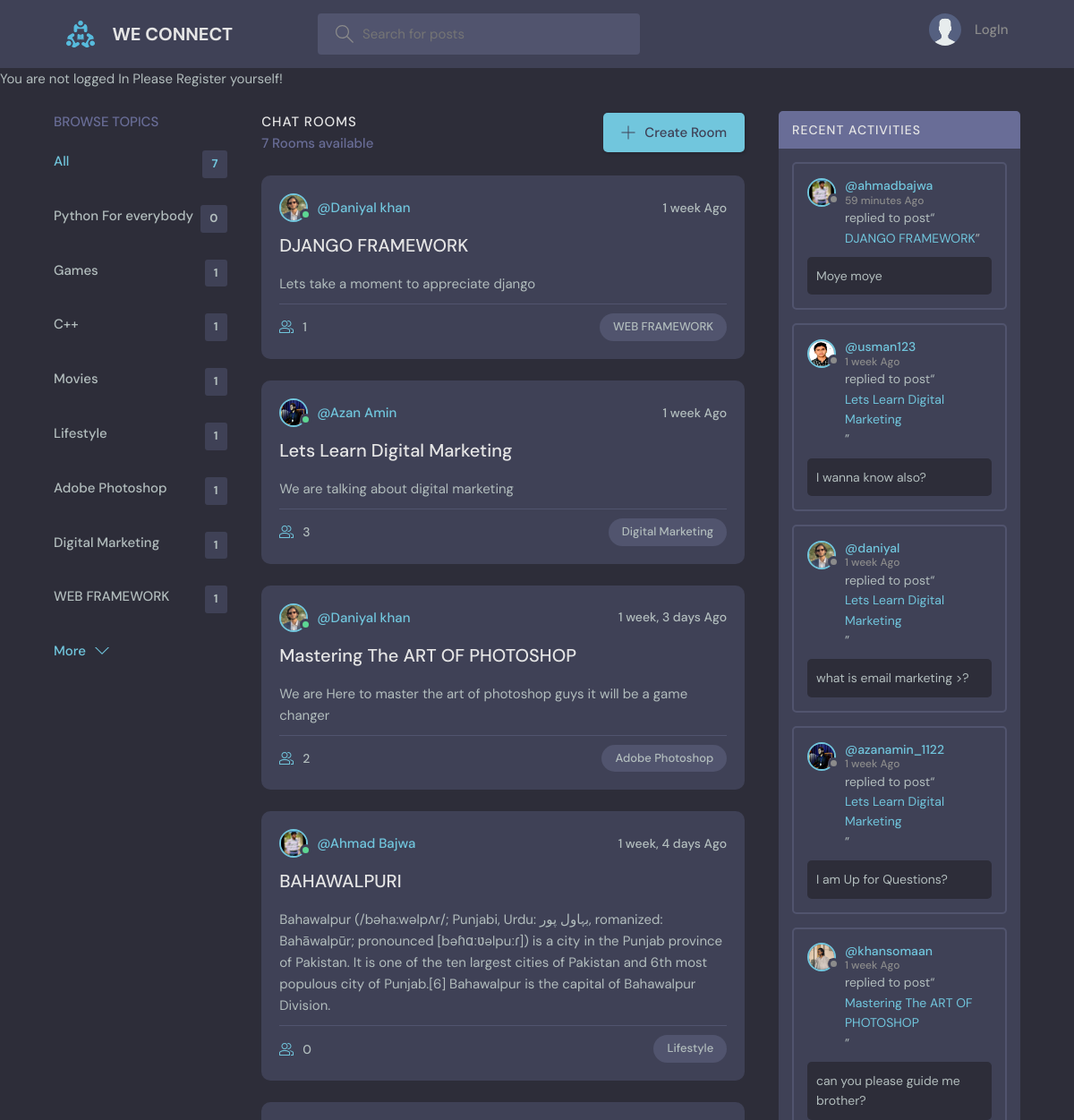
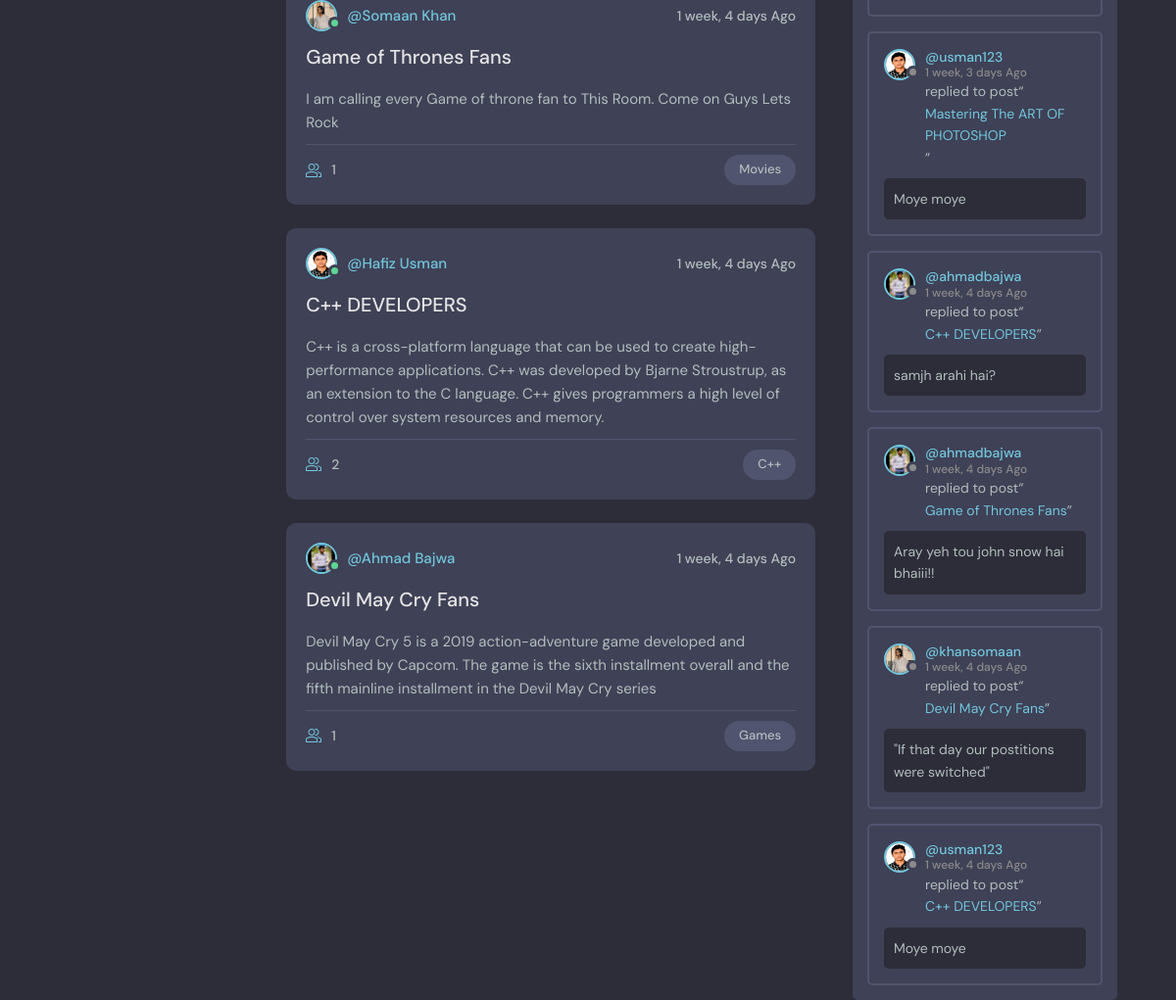
The page / on the database its author committed (2 pictures, top to bottom).
### chat/models.py (models this page shows, shortened)
class Topic(models.Model):
    name = models.CharField(max_length=200)
    def __str__(self):
        return self.name

class room(models.Model):
    host = models.ForeignKey(User,on_delete=models.SET_NULL,null=True)
    topic = models.ForeignKey(Topic,on_delete=models.SET_NULL,null=True)
    name = models.CharField(max_length=200)
    description = models.TextField(null=True,blank=True)
    participants = models.ManyToManyField(User,related_name='participants',blank=True)
    updated = models.DateTimeField(auto_now=True)
    created = models.DateTimeField(auto_now_add=True)
    def __str__(self):
        return self.name
    class Meta:
        ordering = ['-created','-updated']

class User(AbstractUser):
    name = models.CharField(max_length=200,null=True)
    email = models.EmailField(unique=True,null=True)
    bio = models.TextField(null=True)
    avatar = models.ImageField(null=True,default='avatar.svg')
    USERNAME_FIELD = 'email'
    REQUIRED_FIELDS = []

class Messages(models.Model):
    user = models.ForeignKey(User,on_delete=models.CASCADE)
    Room = models.ForeignKey(room,on_delete=models.CASCADE)
    body = models.TextField(null=True)
    updated = models.DateTimeField(auto_now=True)
    created = models.DateTimeField(auto_now_add=True)
    class Meta:
        ordering = ['-updated','created']

### chat/views.py (the view)
# urls.py: path('',views.home,name = 'home'),
def home(request):
    page = 'page'
    members = User.objects.all()
    total_rooms = room.objects.count()
    if request.user not in members:
        messages.error(request,"You are not logged In Please Register yourself!")
    q = request.GET.get('q') if request.GET.get('q') != None  else ''
    room_messages = Messages.objects.filter(Q(Room__topic__name__icontains=q))
    rooms = room.objects.filter(Q(topic__name__icontains=q) | Q(name__icontains=q) | Q(description__icontains=q))
    room_count = rooms.count()
    topics = Topic.objects.all()
    ctx = {'rooms':rooms,'topics':topics,"room_count":room_count,
           'room_messages':room_messages,'total_rooms':total_rooms,'page':page
           }
    return render(request,'chat/home.html',context=ctx)

### chat/templates/chat/home.html
{% extends 'base.html' %}
{% block content %}
    <main class="layout layout--3">
      <div class="container">
          <div class="topics">
        {% include 'chat/topic_component.html' %}
          </div>
          <div class="roomList">
        {% include 'chat/feed_component.html' %}
          </div>
        <div class="activities">
        {% include 'chat/activity_component.html' %}
        </div>
      </div>
    </main>
{% endblock %}

### chat/templates/chat/topic_component.html
          <div class="topics__header">
            <h2>Browse Topics</h2>
          </div>
          <ul class="topics__list">
            <li>
              <a href="{% url 'home' %}" class="active">All <span>{{ total_rooms }}</span></a>
            </li>
            <li>
            {% for topic in topics %}
              <a href="{% url 'home' %}?q={{ topic.name }}">{{ topic.name }} <span>{{ topic.room_set.all.count }}</span></a>
            {% endfor%}
          </ul>
          <a class="btn btn--link" href="topics.html">
            More
            <svg version="1.1" xmlns="http://www.w3.org/2000/svg" width="32" height="32" viewBox="0 0 32 32">
              <title>chevron-down</title>
              <path d="M16 21l-13-13h-3l16 16 16-16h-3l-13 13z"></path>
            </svg>
          </a>

### chat/templates/chat/feed_component.html (shortened to what this page needs)
{% if page %}
          <div class="roomList__header">
            <div>
              <h2>Chat Rooms</h2>
              <p>{{ room_count }} Rooms available</p>
            </div>
            <a class="btn btn--main" href="{% url 'room-create' %}">
              <svg version="1.1" xmlns="http://www.w3.org/2000/svg" width="32" height="32" viewBox="0 0 32 32">
                <title>add</title>
                <path
                  d="M16.943 0.943h-1.885v14.115h-14.115v1.885h14.115v14.115h1.885v-14.115h14.115v-1.885h-14.115v-14.115z"
                ></path>
              </svg>
              Create Room
            </a>
          </div>
          {% for room in rooms %}
          <div class="roomListRoom">
            <div class="roomListRoom__header">
              <a href="{% url 'user-profile' room.host.id %}" class="roomListRoom__author">
                <div class="avatar avatar--small active">
                  <img src="{{ room.host.avatar.url}}" />
                </div>
                <span>@{{ room.host.name }}</span>
              </a>
              <div class="roomListRoom__actions">
                <span>{{ room.created|timesince }} Ago</span>
              </div>
            </div>
            <div class="roomListRoom__content">
              <a href="{% url 'room' room.id %}">{{ room.name }}</a>
              <p>
               {{ room.description }}
              </p>
            </div>
            <div class="roomListRoom__meta">
              <a class="roomListRoom__joined">
                {{ room.participants.count }}
              </a>
              <p class="roomListRoom__topic">{{ room.topic }}</p>
            </div>
          </div>
          {% endfor %}
{% endif %}

### chat/templates/chat/activity_component.html (shortened to what this page needs)
<div class="activities__header">
            <h2>Recent Activities</h2>
          </div>
            {% for message in room_messages %}
          <div class="activities__box">
            <div class="activities__boxHeader roomListRoom__header">
              <a href="{% url 'user-profile' message.user.id %}" class="roomListRoom__author">
                <div class="avatar avatar--small">
                  <img src="{{ message.user.avatar.url }}" />
                </div>
                <p>
                  @{{ message.user.username }}
                  <span>{{ message.created|timesince}} Ago</span>
                </p>
              </a>
            </div>
            <div class="activities__boxContent">
              <p>replied to post“ <a href="{% url 'room' message.Room.id %}">{{ message.Room }}</a>”</p>
              <div class="activities__boxRoomContent">
                  {{ message.body }}
              </div>
            </div>
          </div>
       {% endfor %}

### rows shown on the page
Topic: name "Python For everybody", room_set.all.count "0"
Topic: name "Games", room_set.all.count "1"
Topic: name "C++", room_set.all.count "1"
Topic: name "Movies", room_set.all.count "1"
Topic: name "Lifestyle", room_set.all.count "1"
Topic: name "Adobe Photoshop", room_set.all.count "1"
Topic: name "Digital Marketing", room_set.all.count "1"
Topic: name "WEB FRAMEWORK", room_set.all.count "1"
room: host.avatar (picture), host.name "Daniyal khan", created "1 week", name "DJANGO FRAMEWORK", description "Lets take a moment to appreciate django", participants.count "1", topic "WEB FRAMEWORK"
room: host.avatar (picture), host.name "Azan Amin", created "1 week", name "Lets Learn Digital Marketing", description "We are talking about digital marketing", participants.count "3", topic "Digital Marketing"
room: host.avatar (picture), host.name "Daniyal khan", created "1 week, 3 days", name "Mastering The ART OF PHOTOSHOP", description "We are Here to master the art of photoshop guys it will be a game changer", participants.count "2", topic "Adobe Photoshop"
room: host.avatar (picture), host.name "Ahmad Bajwa", created "1 week, 4 days", name "BAHAWALPURI", description "Bahawalpur (/bəha:wəlpʌr/; Punjabi, Urdu: بہاول پور, romanized: Bahāwalpūr; pronounced [bəɦɑːʋəlpuːɾ]) is a city in the Punjab province of Pakistan. It is one of the ten largest cities of Pakistan and 6th most populous city of Punjab.[6] Bahawalpur is the capital of Bahawalpur Division.", participants.count "0", topic "Lifestyle"
room: host.avatar (picture), host.name "Somaan Khan", created "1 week, 4 days", name "Game of Thrones Fans", description "I am calling every Game of throne fan to This Room. Come on Guys Lets Rock", participants.count "1", topic "Movies"
room: host.avatar (picture), host.name "Hafiz Usman", created "1 week, 4 days", name "C++ DEVELOPERS", description "C++ is a cross-platform language that can be used to create high-performance applications. C++ was developed by Bjarne Stroustrup, as an extension to the C language. C++ gives programmers a high level of control over system resources and memory.", participants.count "2", topic "C++"
room: host.avatar (picture), host.name "Ahmad Bajwa", created "1 week, 4 days", name "Devil May Cry Fans", description "Devil May Cry 5 is a 2019 action-adventure game developed and published by Capcom. The game is the sixth installment overall and the fifth mainline installment in the Devil May Cry series", participants.count "1", topic "Games"
Messages: user.avatar (picture), user.username "ahmadbajwa", created "59 minutes", Room "DJANGO FRAMEWORK", body "Moye moye"
Messages: user.avatar (picture), user.username "usman123", created "1 week", Room "Lets Learn Digital Marketing", body "I wanna know also?"
Messages: user.avatar (picture), user.username "daniyal", created "1 week", Room "Lets Learn Digital Marketing", body "what is email marketing >?"
Messages: user.avatar (picture), user.username "azanamin_1122", created "1 week", Room "Lets Learn Digital Marketing", body "I am Up for Questions?"
Messages: user.avatar (picture), user.username "khansomaan", created "1 week", Room "Mastering The ART OF PHOTOSHOP", body "can you please guide me brother?"
Messages: user.avatar (picture), user.username "usman123", created "1 week, 3 days", Room "Mastering The ART OF PHOTOSHOP", body "Moye moye"
Messages: user.avatar (picture), user.username "ahmadbajwa", created "1 week, 4 days", Room "C++ DEVELOPERS", body "samjh arahi hai?"
Messages: user.avatar (picture), user.username "ahmadbajwa", created "1 week, 4 days", Room "Game of Thrones Fans", body "Aray yeh tou john snow hai bhaiii!!"
Messages: user.avatar (picture), user.username "khansomaan", created "1 week, 4 days", Room "Devil May Cry Fans", body "\"If that day our postitions were switched\""
Messages: user.avatar (picture), user.username "usman123", created "1 week, 4 days", Room "C++ DEVELOPERS", body "Moye moye"

### other values the page prints
{{ message }} "You are not logged In Please Register yourself!"
{{ total_rooms }} "7"
{{ room_count }} "7"
